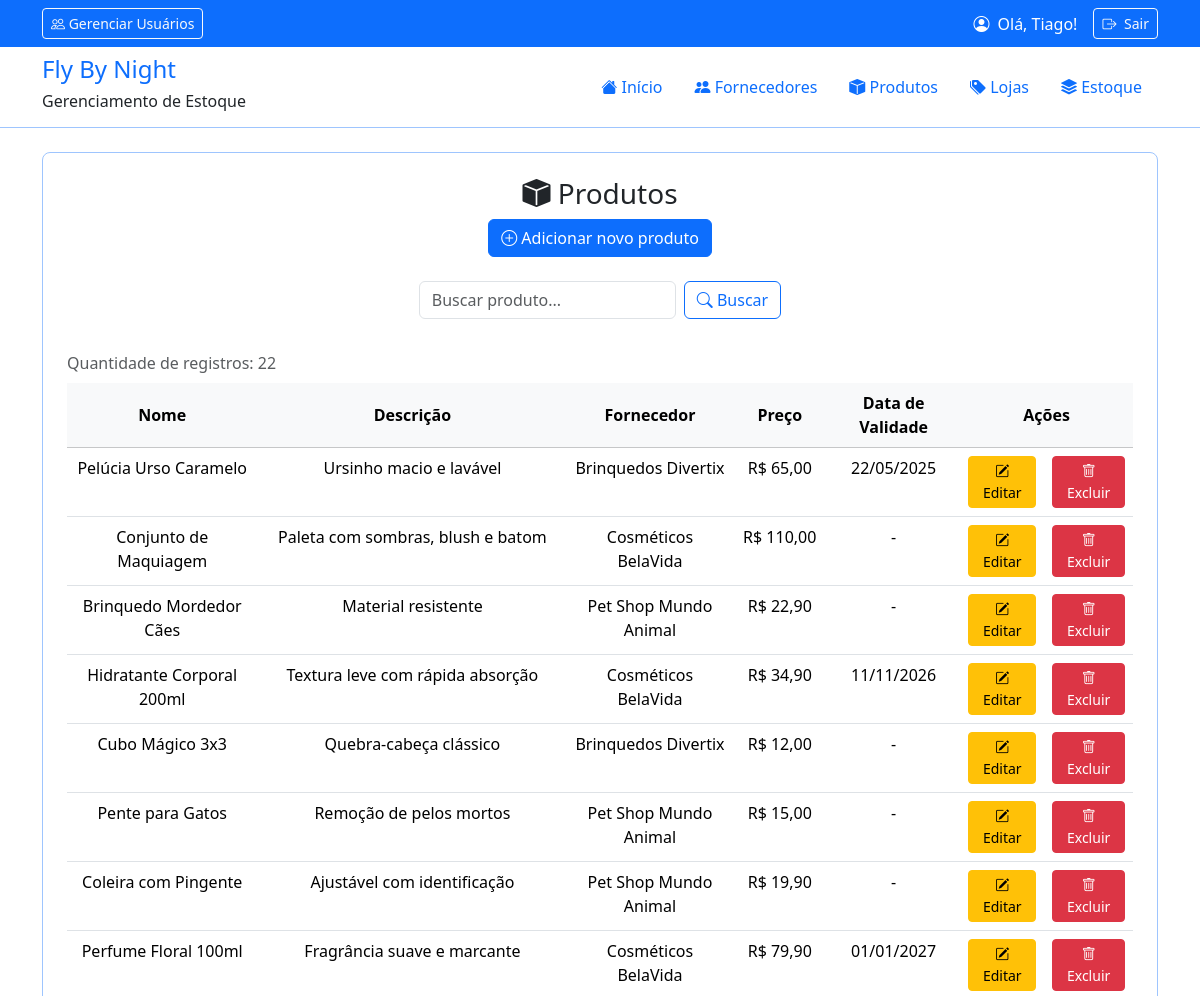
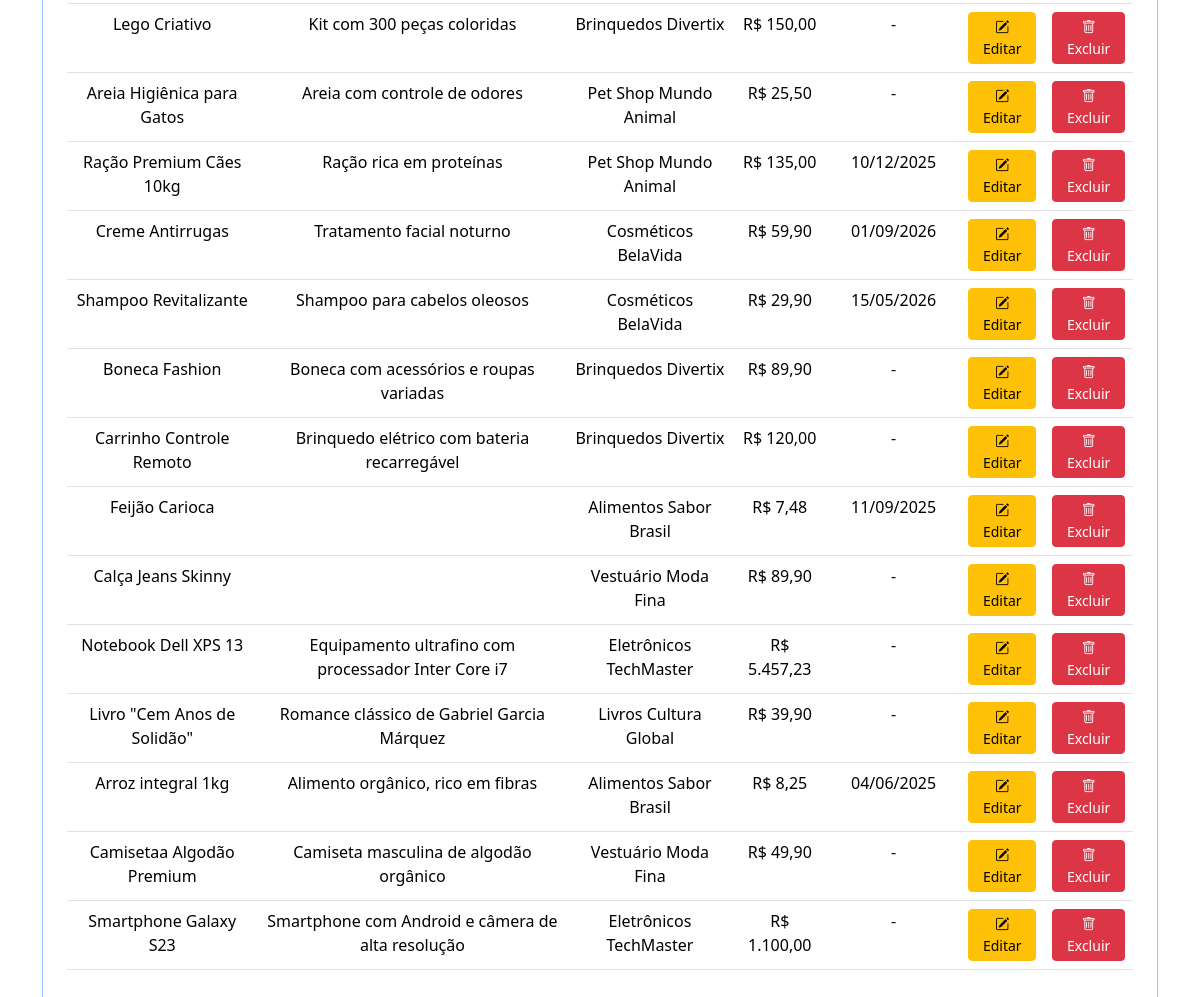
Page /produtos/listar.php (signed in) on the committed database (2 pictures, top to bottom).
### tables this page shows
CREATE TABLE `produtos` (
  `id` int(11) NOT NULL,
  `nome` varchar(255) NOT NULL,
  `descricao` text DEFAULT NULL,
  `preco` decimal(10,2) NOT NULL CHECK (`preco` >= 0),
  `quantidade` int(11) NOT NULL CHECK (`quantidade` >= 0),
  `fornecedor_id` int(11) NOT NULL
);

CREATE TABLE `fornecedores` (
  `id` int(11) NOT NULL,
  `nome` varchar(255) NOT NULL
);

CREATE TABLE `detalhes_produto` (
  `id` int(11) NOT NULL,
  `peso` decimal(7,2) DEFAULT NULL,
  `dimensoes` varchar(255) DEFAULT NULL,
  `codigo_barras` varchar(255) DEFAULT NULL,
  `data_validade` date DEFAULT NULL,
  `produto_id` int(11) NOT NULL
);

### src/utils.php (called while the page is built, shortened)
<?php
function sanitizar(mixed $entrada, string $tipo = 'texto'): mixed
{
    switch($tipo){
        case 'texto':
        default:
            return trim(filter_var($entrada, FILTER_SANITIZE_SPECIAL_CHARS));
    }
}
function formatarData(?string $data):string
{
    return $data ? date("d/m/Y", strtotime($data)) : "-";
}
function formatarPreco(float $preco): string
{
    return "R$ ".number_format($preco, 2, ",", ".");
}

### src/produto_crud.php (called while the page is built, shortened)
<?php
function buscarProdutos(PDO $conexao, string $busca = ''):array {
    $sql = "SELECT
                produtos.id, produtos.nome, produtos.descricao, produtos.preco,
                fornecedores.nome AS fornecedor,
                detalhes_produto.data_validade
            FROM produtos
            LEFT JOIN fornecedores ON produtos.fornecedor_id = fornecedores.id
            LEFT JOIN detalhes_produto ON detalhes_produto.produto_id = produtos.id";
    $parametros = [];
    $sql .= " ORDER BY produtos.id DESC";
    $consulta = $conexao->prepare($sql);
    $consulta->execute($parametros);
    return $consulta->fetchAll(PDO::FETCH_ASSOC);
}

### produtos/listar.php (the view, shortened to what this page needs)
<?php
require_once __DIR__ . "/../config.php";
require_once BASE_PATH . "/src/produto_crud.php";
require_once BASE_PATH . "/src/utils.php";
$termo = sanitizar($_GET['search'] ?? "");
$produtos = [];
try {
    $produtos = buscarProdutos($conexao, $termo);
} catch (Throwable $e) {
    $erro = "Erro ao buscar produtos. Detalhes: <br>".$e->getMessage();
}
require_once BASE_PATH . "/includes/cabecalho.php";
?>
<section class="text-center mb-4 border rounded-3 p-4 border-primary-subtle">
    <h3><i class="bi bi-box-fill"></i> Produtos</h3>
    <p>
        <a class="btn btn-primary" href="inserir.php">
            <i class="bi bi-plus-circle"></i> Adicionar novo produto
        </a>
    </p>
    <form action="" method="get" class="mx-auto my-4">
        <div class="row g-2 justify-content-center">
            <div class="col-auto">
                <input required class="form-control" type="search" name="search" id="search" placeholder="Buscar produto..." value="<?=$termo?>">
            </div>
            <div class="col-auto">
                <button class="btn btn-outline-primary" type="submit">
                    <i class="bi bi-search"></i> Buscar
                </button>
            </div>
        </div>
    </form>
    <div class="table-responsive">
        <table class="table table-hover caption-top">
            <caption>Quantidade de registros: <?=count($produtos)?></caption>
            <thead class="align-middle table-light">
                <tr>
                    <th>Nome</th>
                    <th>Descrição</th>
                    <th>Fornecedor</th>
                    <th>Preço</th>
                    <th>Data de Validade</th>
                    <th colspan="2">Ações</th>
                </tr>
            </thead>
            <tbody>
<?php foreach($produtos as $produto): ?>
                <tr>
                    <td> <?=$produto['nome']?> </td>
                    <td> <?=$produto['descricao']?> </td>
                    <td> <?=$produto['fornecedor']?> </td>
                    <td> <?=formatarPreco($produto['preco'])?> </td>
                    <td> <?=formatarData($produto['data_validade'])?> </td>
                    <td><a href="editar.php?id=<?=$produto['id']?>" class="btn btn-warning btn-sm"><i class="bi bi-pencil-square"></i> Editar</a></td>
                    <td><a href="excluir.php?id=<?=$produto['id']?>" class="btn btn-danger btn-sm"><i class="bi bi-trash"></i> Excluir</a></td>
                </tr>
<?php endforeach; ?>
            </tbody>
        </table>
    </div>
</section>
<?php require_once BASE_PATH . "/includes/rodape.php"; ?>

### rows in the picture
produtos: nome "Pelúcia Urso Caramelo", descricao "Ursinho macio e lavável", fornecedor.nome "Brinquedos Divertix", preco "R$ 65,00", detalhes_produto.data_validade "22/05/2025"
produtos: nome "Conjunto de Maquiagem", descricao "Paleta com sombras, blush e batom", fornecedor.nome "Cosméticos BelaVida", preco "R$ 110,00", detalhes_produto.data_validade "-"
produtos: nome "Brinquedo Mordedor Cães", descricao "Material resistente", fornecedor.nome "Pet Shop Mundo Animal", preco "R$ 22,90", detalhes_produto.data_validade "-"
produtos: nome "Hidratante Corporal 200ml", descricao "Textura leve com rápida absorção", fornecedor.nome "Cosméticos BelaVida", preco "R$ 34,90", detalhes_produto.data_validade "11/11/2026"
produtos: nome "Cubo Mágico 3x3", descricao "Quebra-cabeça clássico", fornecedor.nome "Brinquedos Divertix", preco "R$ 12,00", detalhes_produto.data_validade "-"
produtos: nome "Pente para Gatos", descricao "Remoção de pelos mortos", fornecedor.nome "Pet Shop Mundo Animal", preco "R$ 15,00", detalhes_produto.data_validade "-"
produtos: nome "Coleira com Pingente", descricao "Ajustável com identificação", fornecedor.nome "Pet Shop Mundo Animal", preco "R$ 19,90", detalhes_produto.data_validade "-"
produtos: nome "Perfume Floral 100ml", descricao "Fragrância suave e marcante", fornecedor.nome "Cosméticos BelaVida", preco "R$ 79,90", detalhes_produto.data_validade "01/01/2027"
produtos: nome "Lego Criativo", descricao "Kit com 300 peças coloridas", fornecedor.nome "Brinquedos Divertix", preco "R$ 150,00", detalhes_produto.data_validade "-"
produtos: nome "Areia Higiênica para Gatos", descricao "Areia com controle de odores", fornecedor.nome "Pet Shop Mundo Animal", preco "R$ 25,50", detalhes_produto.data_validade "-"
produtos: nome "Ração Premium Cães 10kg", descricao "Ração rica em proteínas", fornecedor.nome "Pet Shop Mundo Animal", preco "R$ 135,00", detalhes_produto.data_validade "10/12/2025"
produtos: nome "Creme Antirrugas", descricao "Tratamento facial noturno", fornecedor.nome "Cosméticos BelaVida", preco "R$ 59,90", detalhes_produto.data_validade "01/09/2026"
produtos: nome "Shampoo Revitalizante", descricao "Shampoo para cabelos oleosos", fornecedor.nome "Cosméticos BelaVida", preco "R$ 29,90", detalhes_produto.data_validade "15/05/2026"
produtos: nome "Boneca Fashion", descricao "Boneca com acessórios e roupas variadas", fornecedor.nome "Brinquedos Divertix", preco "R$ 89,90", detalhes_produto.data_validade "-"
produtos: nome "Carrinho Controle Remoto", descricao "Brinquedo elétrico com bateria recarregável", fornecedor.nome "Brinquedos Divertix", preco "R$ 120,00", detalhes_produto.data_validade "-"
produtos: nome "Feijão Carioca", fornecedor.nome "Alimentos Sabor Brasil", preco "R$ 7,48", detalhes_produto.data_validade "11/09/2025"
produtos: nome "Calça Jeans Skinny", fornecedor.nome "Vestuário Moda Fina", preco "R$ 89,90", detalhes_produto.data_validade "-"
produtos: nome "Notebook Dell XPS 13", descricao "Equipamento ultrafino com processador Inter Core i7", fornecedor.nome "Eletrônicos TechMaster", preco "R$ 5.457,23", detalhes_produto.data_validade "-"
produtos: nome "Livro \"Cem Anos de Solidão\"", descricao "Romance clássico de Gabriel Garcia Márquez", fornecedor.nome "Livros Cultura Global", preco "R$ 39,90", detalhes_produto.data_validade "-"
produtos: nome "Arroz integral 1kg", descricao "Alimento orgânico, rico em fibras", fornecedor.nome "Alimentos Sabor Brasil", preco "R$ 8,25", detalhes_produto.data_validade "04/06/2025"
produtos: nome "Camisetaa Algodão Premium", descricao "Camiseta masculina de algodão orgânico", fornecedor.nome "Vestuário Moda Fina", preco "R$ 49,90", detalhes_produto.data_validade "-"
produtos: nome "Smartphone Galaxy S23", descricao "Smartphone com Android e câmera de alta resolução", fornecedor.nome "Eletrônicos TechMaster", preco "R$ 1.100,00", detalhes_produto.data_validade "-"

### other values in the picture
$_SESSION['nome'] "Tiago"
count($produtos) "22"
